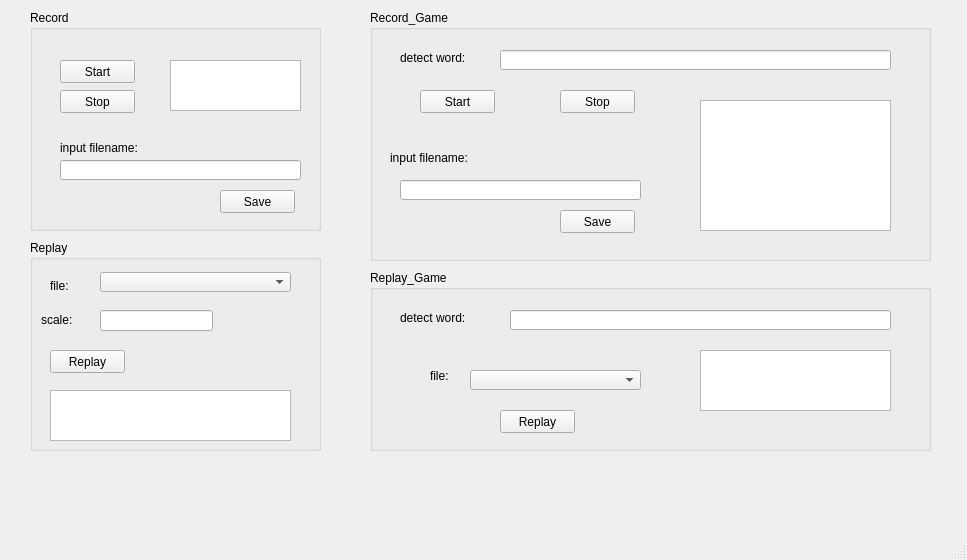
<?xml version="1.0" encoding="UTF-8"?>
<ui version="4.0">
 <class>MainWindow</class>
 <widget class="QMainWindow" name="MainWindow">
  <property name="geometry">
   <rect>
    <x>0</x>
    <y>0</y>
    <width>967</width>
    <height>560</height>
   </rect>
  </property>
  <property name="windowTitle">
   <string>MainWindow</string>
  </property>
  <widget class="QWidget" name="centralwidget">
   <widget class="QGroupBox" name="groupBox">
    <property name="geometry">
     <rect>
      <x>30</x>
      <y>10</y>
      <width>291</width>
      <height>221</height>
     </rect>
    </property>
    <property name="title">
     <string>Record</string>
    </property>
    <widget class="QPushButton" name="pushButton">
     <property name="geometry">
      <rect>
       <x>30</x>
       <y>50</y>
       <width>75</width>
       <height>23</height>
      </rect>
     </property>
     <property name="text">
      <string>Start</string>
     </property>
    </widget>
    <widget class="QPushButton" name="pushButton_2">
     <property name="geometry">
      <rect>
       <x>30</x>
       <y>80</y>
       <width>75</width>
       <height>23</height>
      </rect>
     </property>
     <property name="text">
      <string>Stop</string>
     </property>
    </widget>
    <widget class="QPushButton" name="pushButton_3">
     <property name="geometry">
      <rect>
       <x>190</x>
       <y>180</y>
       <width>75</width>
       <height>23</height>
      </rect>
     </property>
     <property name="text">
      <string>Save</string>
     </property>
    </widget>
    <widget class="QTextBrowser" name="textBrowser">
     <property name="geometry">
      <rect>
       <x>140</x>
       <y>50</y>
       <width>131</width>
       <height>51</height>
      </rect>
     </property>
    </widget>
    <widget class="QLineEdit" name="lineEdit">
     <property name="geometry">
      <rect>
       <x>30</x>
       <y>150</y>
       <width>241</width>
       <height>20</height>
      </rect>
     </property>
    </widget>
    <widget class="QLabel" name="label_12">
     <property name="geometry">
      <rect>
       <x>30</x>
       <y>130</y>
       <width>131</width>
       <height>16</height>
      </rect>
     </property>
     <property name="text">
      <string>input filename:</string>
     </property>
    </widget>
   </widget>
   <widget class="QGroupBox" name="groupBox_2">
    <property name="geometry">
     <rect>
      <x>30</x>
      <y>240</y>
      <width>291</width>
      <height>211</height>
     </rect>
    </property>
    <property name="title">
     <string>Replay</string>
    </property>
    <widget class="QPushButton" name="pushButton_4">
     <property name="geometry">
      <rect>
       <x>20</x>
       <y>110</y>
       <width>75</width>
       <height>23</height>
      </rect>
     </property>
     <property name="text">
      <string>Replay</string>
     </property>
    </widget>
    <widget class="QLabel" name="label">
     <property name="geometry">
      <rect>
       <x>20</x>
       <y>40</y>
       <width>54</width>
       <height>12</height>
      </rect>
     </property>
     <property name="text">
      <string>file:</string>
     </property>
    </widget>
    <widget class="QTextBrowser" name="textBrowser_2">
     <property name="geometry">
      <rect>
       <x>20</x>
       <y>150</y>
       <width>241</width>
       <height>51</height>
      </rect>
     </property>
    </widget>
    <widget class="QComboBox" name="comboBox">
     <property name="geometry">
      <rect>
       <x>70</x>
       <y>32</y>
       <width>191</width>
       <height>20</height>
      </rect>
     </property>
    </widget>
    <widget class="QLineEdit" name="lineEdit_3">
     <property name="geometry">
      <rect>
       <x>70</x>
       <y>70</y>
       <width>113</width>
       <height>21</height>
      </rect>
     </property>
    </widget>
    <widget class="QLabel" name="label_3">
     <property name="geometry">
      <rect>
       <x>11</x>
       <y>70</y>
       <width>81</width>
       <height>20</height>
      </rect>
     </property>
     <property name="text">
      <string>scale:</string>
     </property>
    </widget>
   </widget>
   <widget class="QGroupBox" name="groupBox_3">
    <property name="geometry">
     <rect>
      <x>370</x>
      <y>10</y>
      <width>561</width>
      <height>251</height>
     </rect>
    </property>
    <property name="title">
     <string>Record_Game</string>
    </property>
    <widget class="QPushButton" name="pushButton_5">
     <property name="geometry">
      <rect>
       <x>50</x>
       <y>80</y>
       <width>75</width>
       <height>23</height>
      </rect>
     </property>
     <property name="text">
      <string>Start</string>
     </property>
    </widget>
    <widget class="QPushButton" name="pushButton_6">
     <property name="geometry">
      <rect>
       <x>190</x>
       <y>80</y>
       <width>75</width>
       <height>23</height>
      </rect>
     </property>
     <property name="text">
      <string>Stop</string>
     </property>
    </widget>
    <widget class="QLineEdit" name="lineEdit_2">
     <property name="geometry">
      <rect>
       <x>130</x>
       <y>40</y>
       <width>391</width>
       <height>20</height>
      </rect>
     </property>
    </widget>
    <widget class="QLabel" name="label_2">
     <property name="geometry">
      <rect>
       <x>30</x>
       <y>40</y>
       <width>101</width>
       <height>16</height>
      </rect>
     </property>
     <property name="text">
      <string>detect word:</string>
     </property>
    </widget>
    <widget class="QTextBrowser" name="textBrowser_3">
     <property name="geometry">
      <rect>
       <x>330</x>
       <y>90</y>
       <width>191</width>
       <height>131</height>
      </rect>
     </property>
    </widget>
    <widget class="QLineEdit" name="lineEdit_4">
     <property name="geometry">
      <rect>
       <x>30</x>
       <y>170</y>
       <width>241</width>
       <height>20</height>
      </rect>
     </property>
    </widget>
    <widget class="QLabel" name="label_13">
     <property name="geometry">
      <rect>
       <x>20</x>
       <y>140</y>
       <width>131</width>
       <height>16</height>
      </rect>
     </property>
     <property name="text">
      <string>input filename:</string>
     </property>
    </widget>
    <widget class="QPushButton" name="pushButton_7">
     <property name="geometry">
      <rect>
       <x>190</x>
       <y>200</y>
       <width>75</width>
       <height>23</height>
      </rect>
     </property>
     <property name="text">
      <string>Save</string>
     </property>
    </widget>
   </widget>
   <widget class="QGroupBox" name="groupBox_4">
    <property name="geometry">
     <rect>
      <x>370</x>
      <y>270</y>
      <width>561</width>
      <height>181</height>
     </rect>
    </property>
    <property name="title">
     <string>Replay_Game</string>
    </property>
    <widget class="QLabel" name="label_4">
     <property name="geometry">
      <rect>
       <x>30</x>
       <y>40</y>
       <width>101</width>
       <height>16</height>
      </rect>
     </property>
     <property name="text">
      <string>detect word:</string>
     </property>
    </widget>
    <widget class="QLineEdit" name="lineEdit_5">
     <property name="geometry">
      <rect>
       <x>140</x>
       <y>40</y>
       <width>381</width>
       <height>20</height>
      </rect>
     </property>
    </widget>
    <widget class="QLabel" name="label_6">
     <property name="geometry">
      <rect>
       <x>60</x>
       <y>100</y>
       <width>54</width>
       <height>12</height>
      </rect>
     </property>
     <property name="text">
      <string>file:</string>
     </property>
    </widget>
    <widget class="QComboBox" name="comboBox_2">
     <property name="geometry">
      <rect>
       <x>100</x>
       <y>100</y>
       <width>171</width>
       <height>20</height>
      </rect>
     </property>
    </widget>
    <widget class="QPushButton" name="pushButton_8">
     <property name="geometry">
      <rect>
       <x>130</x>
       <y>140</y>
       <width>75</width>
       <height>23</height>
      </rect>
     </property>
     <property name="text">
      <string>Replay</string>
     </property>
    </widget>
    <widget class="QTextBrowser" name="textBrowser_4">
     <property name="geometry">
      <rect>
       <x>330</x>
       <y>80</y>
       <width>191</width>
       <height>61</height>
      </rect>
     </property>
    </widget>
   </widget>
  </widget>
  <widget class="QMenuBar" name="menubar">
   <property name="geometry">
    <rect>
     <x>0</x>
     <y>0</y>
     <width>967</width>
     <height>26</height>
    </rect>
   </property>
  </widget>
  <widget class="QStatusBar" name="statusbar"/>
 </widget>
 <resources/>
 <connections/>
</ui>
